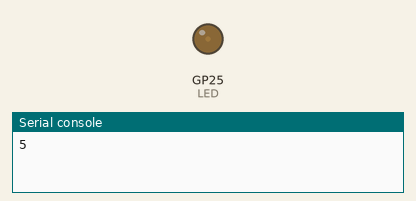
Recording of a program running on a simulated Raspberry Pi Pico running MicroPython. On the bench: output pins drawn as LEDs (lit = HIGH), the last lines printed to the serial console.

Above: at 0.05 s.
At 0.9 s:
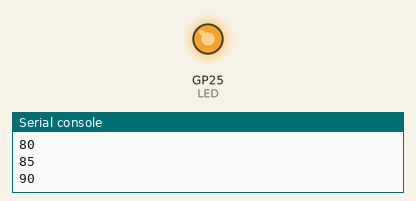
At 1.3 s:
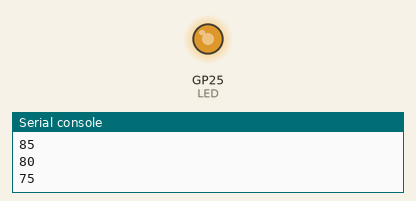
At 1.75 s:
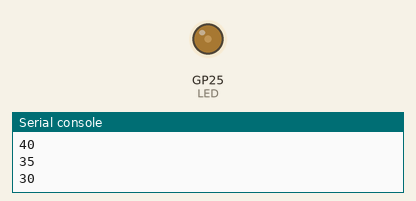
Timing chart, 0 to 4.6 s (numbered marks = the images above):
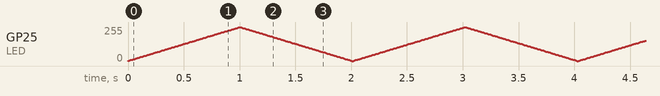

The program:

PWM___.py
```python
from machine import Pin,PWM
# 多导入了PWM类
import utime

# 设置PWM口为25
LED = PWM(Pin(25))

#设置PWM输出频率为 1000Hz
LED.freq(1000)

LED_duty = 0
LED_direction = 1

while True:
    LED_duty += LED_direction

    if LED_duty >= 100:
        LED_duty = 100
        LED_direction = -1
    elif LED_duty <= 0:
        LED_duty = 0
        LED_direction = 1

    LED.duty_u16(int(LED_duty * 655.36))

    if LED_duty%5 == 0:
        print(LED_duty)

    utime.sleep(0.01)
```
